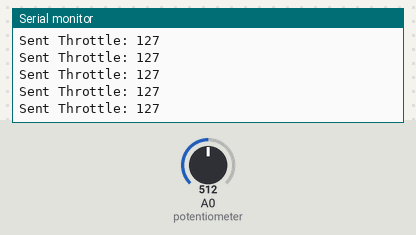
This sketch was run on a simulated Arduino Uno, built with avr-gcc and run on an emulated ATmega328P. Parts: the last lines printed to the serial monitor. Inputs (shaded band) come from the test bench; at power-on: A0 (potentiometer) = 512. No radio packets arrive unless stated.

Above: at 1.2 s.
1.3 s: A0 (potentiometer) set to 409
At 1.34 s:
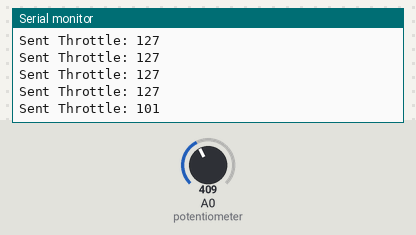
4.3 s: A0 (potentiometer) set to 387
At 4.4 s:
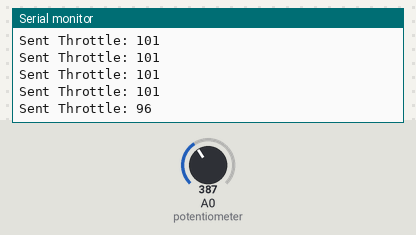
Timing chart, 0 to 7.3 s (numbered marks = the images above; inputs shaded):
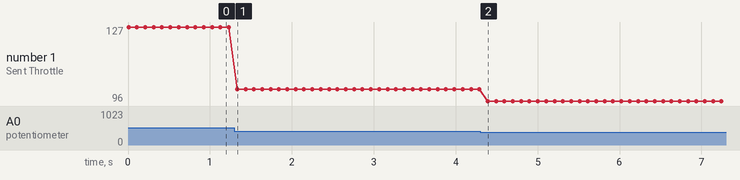

The sketch:

transmitter_wireless1bldc.ino
```cpp
#include <SPI.h>
#include <nRF24L01.h>
#include <RF24.h>

// Create an RF24 object
RF24 radio(9, 10); // CE, CSN pins

// Address for communication
const byte address[6] = "00001";

void setup() {
  Serial.begin(9600);
  radio.begin();
  radio.openWritingPipe(address);
  radio.setPALevel(RF24_PA_MIN);
  radio.stopListening();
}

void loop() {
  int potValue = analogRead(A0); // Read potentiometer value
  int throttleValue = map(potValue, 0, 1023, 0, 255); // Map to 8-bit PWM range
  radio.write(&throttleValue, sizeof(throttleValue)); // Send throttle value
  Serial.print("Sent Throttle: ");
  Serial.println(throttleValue);
  delay(100); // Short delay for smooth control
}
```

Measured:
- after the input at 1.3 s, the serial monitor: prints a new line at once (image 1)
- after the input at 4.3 s, the serial monitor: prints a new line after 0.09 s (image 2)
- plotted number 1: 127 → 101 after the input at 1.3 s, 101 → 96 after the input at 4.3 s
